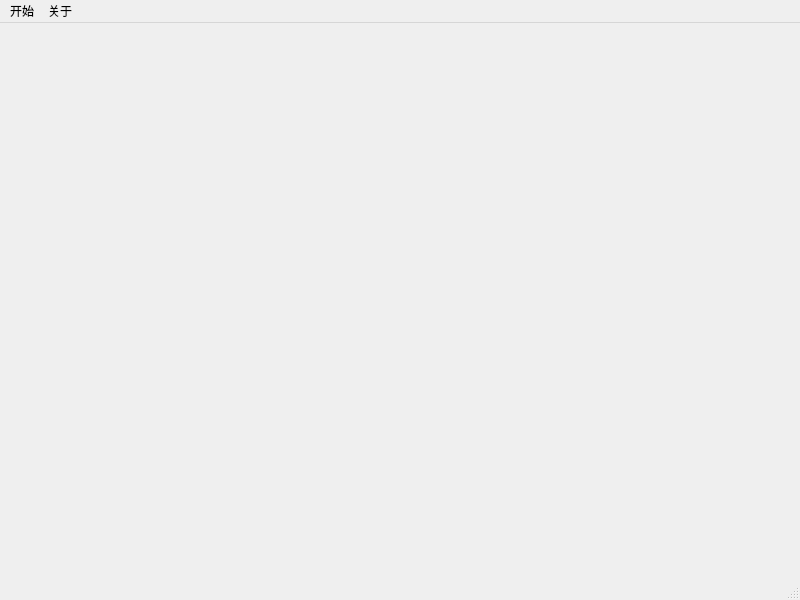
<?xml version="1.0" encoding="UTF-8"?>
<ui version="4.0">
 <class>MainWindow</class>
 <widget class="QMainWindow" name="MainWindow">
  <property name="geometry">
   <rect>
    <x>0</x>
    <y>0</y>
    <width>800</width>
    <height>600</height>
   </rect>
  </property>
  <property name="windowTitle">
   <string>MainWindow</string>
  </property>
  <widget class="QWidget" name="centralwidget"/>
  <widget class="QMenuBar" name="menubar">
   <property name="geometry">
    <rect>
     <x>0</x>
     <y>0</y>
     <width>800</width>
     <height>20</height>
    </rect>
   </property>
   <widget class="QMenu" name="menu">
    <property name="title">
     <string>开始</string>
    </property>
    <addaction name="actionquit"/>
   </widget>
   <widget class="QMenu" name="menu_2">
    <property name="title">
     <string>关于</string>
    </property>
    <addaction name="actionwriter"/>
   </widget>
   <addaction name="menu"/>
   <addaction name="menu_2"/>
  </widget>
  <widget class="QStatusBar" name="statusbar"/>
  <action name="actionquit">
   <property name="text">
    <string>退出</string>
   </property>
  </action>
  <action name="actionwriter">
   <property name="text">
    <string>作者</string>
   </property>
  </action>
 </widget>
 <resources/>
 <connections/>
</ui>
